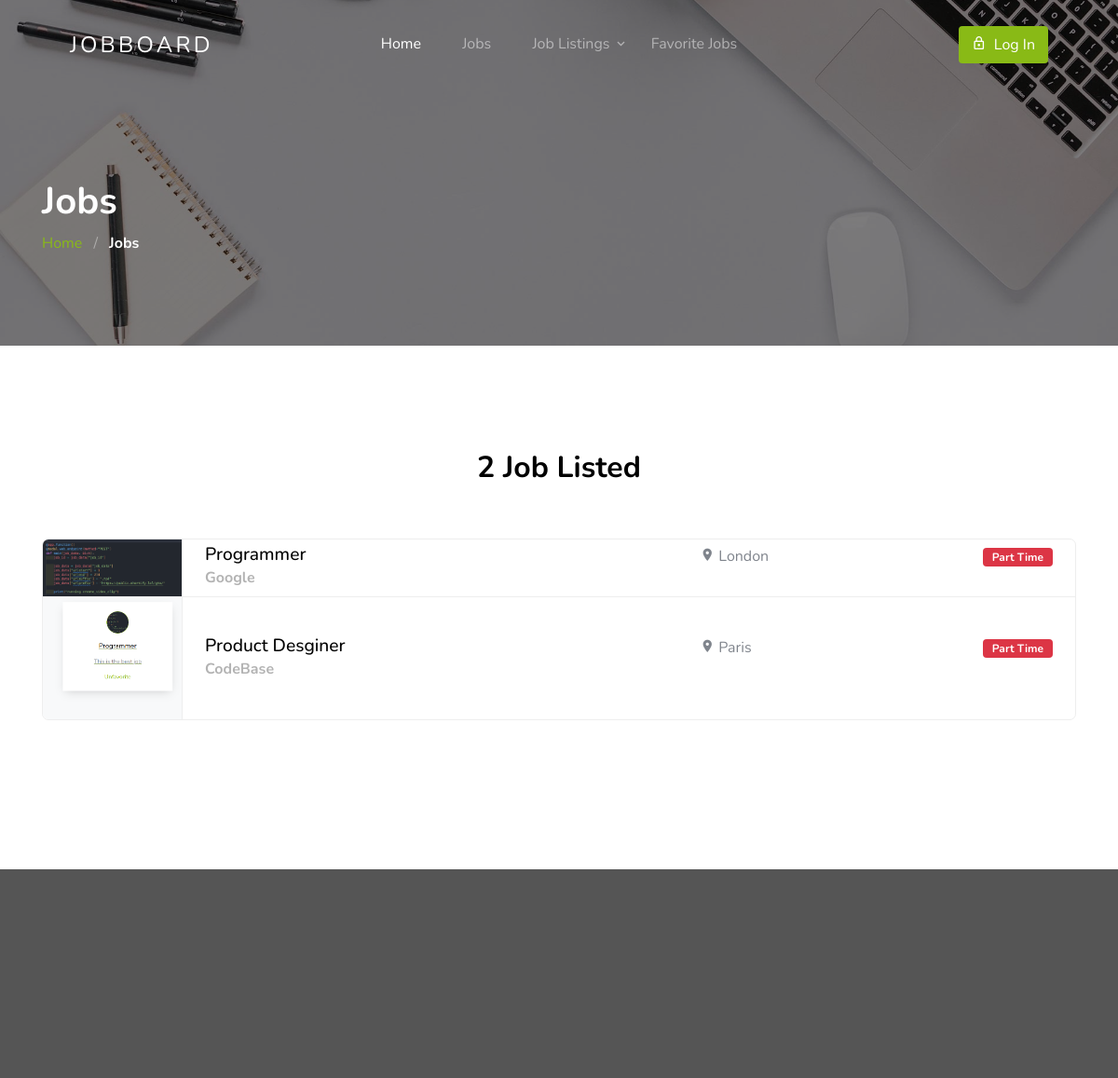
The page /list-jobs/ on the database its author committed.
### app1/models.py (models this page shows)
class Job(models.Model):
    user = models.ForeignKey(User, on_delete=models.CASCADE)
    email = models.CharField(max_length=255)
    title = models.CharField(max_length=255)
    location = models.CharField(max_length=255)
    type = models.CharField(max_length=50)
    description = models.TextField()
    company_name = models.CharField(max_length=255)
    company_description = models.TextField()
    logo = models.ImageField(upload_to="logo/")
    published_on = models.DateField(auto_now_add=True, null=True, blank=True)

### app1/views.py (the view)
# urls.py: path("list-jobs/", views.list_jobs, name="list_jobs"),
def list_jobs(request):
    all_jobs = Job.objects.all()
    context = {"jobs": all_jobs, "jobs_count": all_jobs.count()}
    return render(request, "job-listings.html", context)

### templates/job-listings.html
{% extends './base.html' %}
{% load static %}
{% block body %}
<!doctype html>
<html lang="en">
<body id="top">
  <section class="section-hero overlay inner-page bg-image"
    style="background-image: url('{% static 'images/hero_1.jpg' %}');" id="home-section">
    <div class="container">
      <div class="row">
        <div class="col-md-7">
          <h1 class="text-white font-weight-bold">Jobs</h1>
          <div class="custom-breadcrumbs">
            <a href="{% url 'app1:home' %}">Home</a> <span class="mx-2 slash">/</span>
            <span class="text-white"><strong>Jobs</strong></span>
          </div>
        </div>
      </div>
    </div>
  </section>
  <section class="site-section" id="next">
    <div class="container">
      <div class="row mb-5 justify-content-center">
        <div class="col-md-7 text-center">
          <h2 class="section-title mb-2">{{jobs.count}} Job Listed</h2>
        </div>
      </div>
      <ul class="job-listings mb-5">
        {% for job in jobs %}
        <li class="job-listing d-block d-sm-flex pb-3 pb-sm-0 align-items-center">
          <a href="{% url 'app1:job_details' pk=job.id %}"></a>
          <div class="job-listing-logo">
            <img src="{{job.logo.url}}" alt="Image" class="img-fluid">
          </div>
          <div class="job-listing-about d-sm-flex custom-width w-100 justify-content-between mx-4">
            <div class="job-listing-position custom-width w-50 mb-3 mb-sm-0">
              <h2>{{job.title}}</h2>
              <strong>{{job.company_name}}</strong>
            </div>
            <div class="job-listing-location mb-3 mb-sm-0 custom-width w-25">
              <span class="icon-room"></span> {{job.location}}
            </div>
            <div class="job-listing-meta">
              {% if job.type == 'Part Time' %}
              <span class="badge badge-danger">Part Time</span>
              {% else %}
              <span class="badge badge-success">Full Time</span>
              {% endif %}
            </div>
          </div>
        </li>
        {% endfor %}
      </ul>
    </div>
  </section>
</body>
</html>
{% endblock body %}

### static/css/style.css (style rules this page uses)
body { font-weight: 400; font-size: 1rem; line-height: 1.7; position: relative; }
body:after { content: ""; position: absolute; top: 0; left: 0; right: 0; bottom: 0; background: rgba(0, 0, 0, 0.7); z-index: 100; opacity: 0; visibility: hidden; -webkit-transition: .3s all ease; -o-transition: .3s all ease; transition: .3s all ease; }
h1, h2, h3, h4 { color: #000; }
.site-section { padding-top: 7rem; padding-bottom: 7rem; position: relative; z-index: 2; }
.bg-image { background-size: cover; background-position: center center; background-repeat: no-repeat; }
.job-listings { padding: 0; margin: 0; border: 1px solid #eee; border-radius: 7px; overflow: hidden; position: relative; background: #fff; }
.job-listings .badge { color: #fff; padding: 4px 10px; }
.job-listings .job-listing { position: relative; border-bottom: 1px solid #eee; -webkit-transition: .3s all ease; -o-transition: .3s all ease; transition: .3s all ease; }
.job-listings .job-listing:last-child { border-bottom: none; }
.job-listings .job-listing a { position: absolute; width: 100%; height: 100%; -webkit-transition: .3s all ease; -o-transition: .3s all ease; transition: .3s all ease; }
.job-listings .job-listing .job-listing-logo { -webkit-box-flex: 0; -ms-flex: 0 0 150px; flex: 0 0 150px; border-right: 1px solid #eee; }
.job-listings .job-listing-position h2 { font-size: 1.2rem; margin-bottom: 0; }
.job-listings .job-listing-position strong { color: #b3b3b3; }
.custom-breadcrumbs a { color: #89ba16; }
.custom-breadcrumbs .slash { color: rgba(255, 255, 255, 0.4); }
.section-title { font-size: 2rem; font-weight: 700; }
.section-hero, .section-hero>.container>.row { height: 100vh; min-height: 900px; }
.section-hero.inner-page, .section-hero.inner-page>.container>.row { height: auto; min-height: auto; padding-top: 6em; padding-bottom: 3em; }
.section-hero.overlay, .section-hero.overlay-2 { position: relative; }
.section-hero.overlay:before, .section-hero.overlay-2:before { z-index: 1; position: absolute; content: ""; top: 0; left: 0; right: 0; bottom: 0; background: rgba(0, 0, 0, 0.5); }
.section-hero>.container { z-index: 2; position: relative; }

### rows shown on the page
Job: logo (picture), title "Programmer", company_name "Google", location "London", type "Part Time"
Job: logo (picture), title "Product Desginer", company_name "CodeBase", location "Paris", type "Part Time"

### other values the page prints
{{ jobs.count }} "2"
